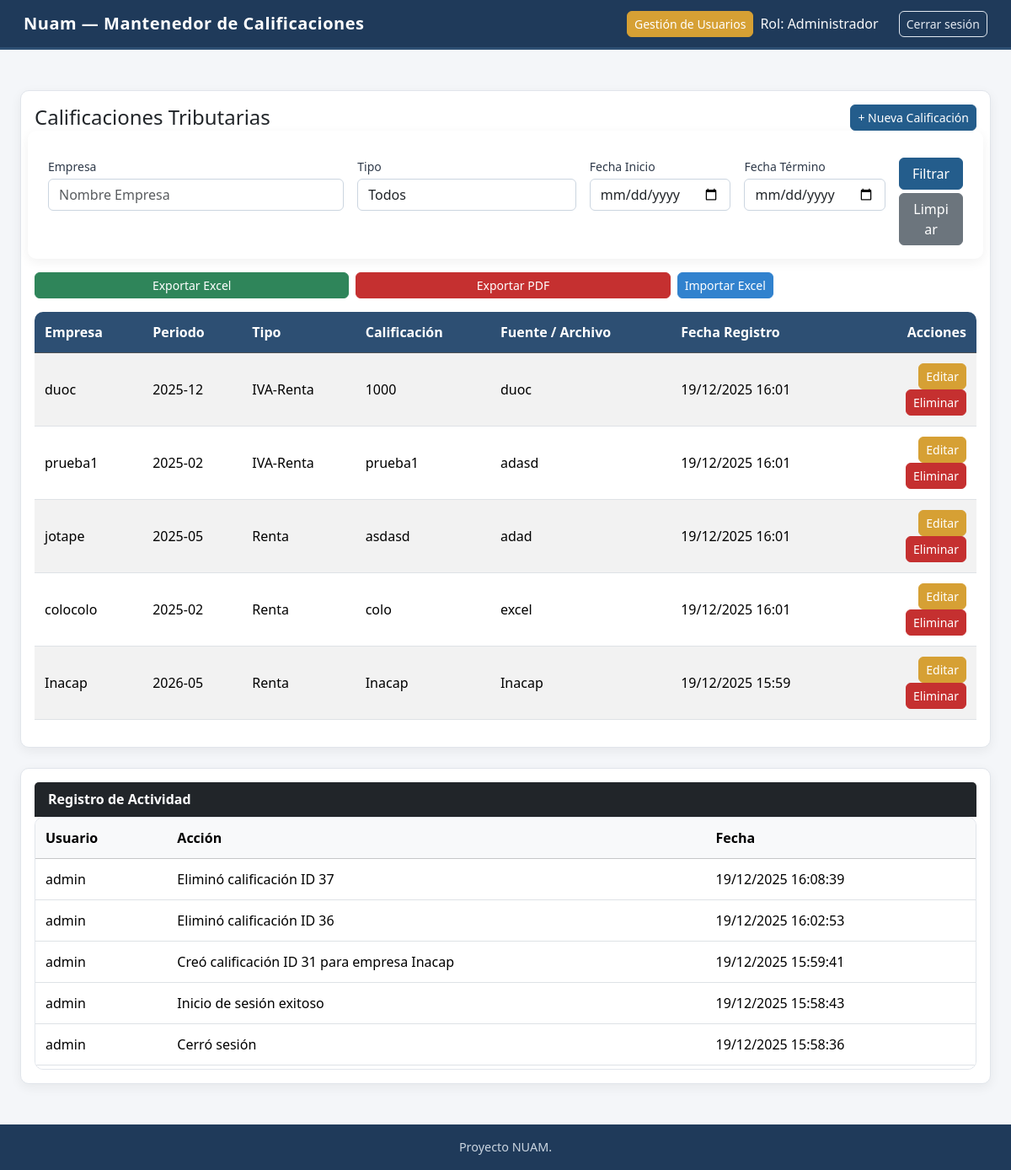
Page /panel/ (signed in) on the committed database.
### api/models.py (models this page shows, shortened)
class PerfilUsuario(models.Model):
    user = models.OneToOneField(User, on_delete=models.CASCADE)
    rol = models.CharField(max_length=20, choices=ROLES, default='corredor')
    intentos_fallidos = models.IntegerField(default=0)
    bloqueado_hasta = models.DateTimeField(null=True, blank=True)

class Calificacion(models.Model):
    empresa = models.CharField(max_length=200)
    periodo = models.CharField(max_length=50)
    tipo = models.CharField(max_length=50)
    calificacion = models.CharField(max_length=50)
    fuente = models.CharField(max_length=200, blank=True, null=True)
    observaciones = models.TextField(blank=True, null=True)
    factor_08 = models.DecimalField(max_digits=16, decimal_places=6, default=0)
    factor_09 = models.DecimalField(max_digits=16, decimal_places=6, default=0)
    factor_10 = models.DecimalField(max_digits=16, decimal_places=6, default=0)
    factor_11 = models.DecimalField(max_digits=16, decimal_places=6, default=0)
    factor_20 = models.DecimalField(max_digits=16, decimal_places=6, default=0)
    factor_37 = models.DecimalField(max_digits=16, decimal_places=6, default=0)
    factor_12 = models.DecimalField(max_digits=16, decimal_places=6, default=0)
    factor_13 = models.DecimalField(max_digits=16, decimal_places=6, default=0)
    factor_14 = models.DecimalField(max_digits=16, decimal_places=6, default=0)
    factor_15 = models.DecimalField(max_digits=16, decimal_places=6, default=0)
    factor_16 = models.DecimalField(max_digits=16, decimal_places=6, default=0)
    factor_17 = models.DecimalField(max_digits=16, decimal_places=6, default=0)
    factor_18 = models.DecimalField(max_digits=16, decimal_places=6, default=0)
    factor_19 = models.DecimalField(max_digits=16, decimal_places=6, default=0)
    factor_21 = models.DecimalField(max_digits=16, decimal_places=6, default=0)
    factor_22 = models.DecimalField(max_digits=16, decimal_places=6, default=0)
    factor_23 = models.DecimalField(max_digits=16, decimal_places=6, default=0)
    factor_24 = models.DecimalField(max_digits=16, decimal_places=6, default=0)
    factor_25 = models.DecimalField(max_digits=16, decimal_places=6, default=0)
    factor_26 = models.DecimalField(max_digits=16, decimal_places=6, default=0)
    factor_27 = models.DecimalField(max_digits=16, decimal_places=6, default=0)
    factor_28 = models.DecimalField(max_digits=16, decimal_places=6, default=0)
    factor_29 = models.DecimalField(max_digits=16, decimal_places=6, default=0)
    factor_30 = models.DecimalField(max_digits=16, decimal_places=6, default=0)
    factor_31 = models.DecimalField(max_digits=16, decimal_places=6, default=0)
    factor_32 = models.DecimalField(max_digits=16, decimal_places=6, default=0)
    factor_33 = models.DecimalField(max_digits=16, decimal_places=6, default=0)
    factor_34 = models.DecimalField(max_digits=16, decimal_places=6, default=0)
    factor_35 = models.DecimalField(max_digits=16, decimal_places=6, default=0)
    factor_36 = models.DecimalField(max_digits=16, decimal_places=6, default=0)
    created_at = models.DateTimeField(auto_now_add=True)

### api/views.py (the view, shortened to what this page needs)
# urls.py: path('panel/', views.index, name='index'),
@login_required
def index(request):
    perfil = PerfilUsuario.objects.get(user=request.user)
    puede_crear = perfil.rol in ["admin", "corredor"]
    puede_editar = perfil.rol == "admin"
    puede_eliminar = perfil.rol == "admin"
    filtro_form = FiltroCalificacionForm(request.GET or None)
    calificaciones = Calificacion.objects.all()
    calificaciones = calificaciones.order_by('-id')
    empresas = Calificacion.objects.values_list('empresa', flat=True).distinct().order_by('empresa')
    form = CalificacionForm()
    factores_principales = [
        ("factor_08", "Factor 08: Con crédito por IDPC generados a contar del 01.01.2017"),
        ("factor_09", "Factor 09: Con crédito por IDPC acumulados hasta el 31.12.2016"),
        ("factor_10", "Factor 10: Con derecho a crédito por pago IDPC voluntario"),
        ("factor_11", "Factor 11: Sin derecho a crédito"),
        ("factor_20", "Factor 20: Sin derecho a devolución"),
        ("factor_37", "Factor 37: Devolución de capital Art. 17 N°7 LIR"),
    ]
    factores_avanzados = [
        ("factor_12", "Factor 12: Impuesto 1ra categ. exento GL comp. con devolución"),
        ("factor_13", "Factor 13: Impuesto 1ra categ. afecto GL comp. sin devolución"),
        ("factor_14", "Factor 14: Impuesto 1ra categ. exento GL comp. sin devolución"),
        ("factor_15", "Factor 15: Impuesto. créditos por impuestos externos"),
        ("factor_16", "Factor 16: No constitutiva de renta acogida a impuesto"),
        ("factor_17", "Factor 17: No constitutiva de renta – devolución de capital Art. 17"),
        ("factor_18", "Factor 18: Rentas exentas de impuesto GC y/o impuesto adicional"),
        ("factor_19", "Factor 19: Ingreso no constitutivo de renta"),
        ("factor_21", "Factor 21: Con derecho a devolución"),
        ("factor_22", "Factor 22: Sin derecho a devolución"),
        ("factor_23", "Factor 23: Con derecho a devolución"),
        ("factor_24", "Factor 24: Sin derecho a devolución"),
        ("factor_25", "Factor 25: Con derecho a devolución"),
        ("factor_26", "Factor 26: Sin derecho a devolución"),
        ("factor_27", "Factor 27: Con derecho a devolución"),
        ("factor_28", "Factor 28: Crédito por IPE"),
        ("factor_29", "Factor 29: (reservado)"),
        ("factor_30", "Factor 30: Con derecho a devolución"),
        ("factor_31", "Factor 31: Sin derecho a devolución"),
        ("factor_32", "Factor 32: Con derecho a devolución"),
        ("factor_33", "Factor 33: Crédito por IPE"),
        ("factor_34", "Factor 34: Crédito por impuesto tasa adicional Ex Art. 21 LIR"),
        ("factor_35", "Factor 35: Tasa efectiva del crédito del FUT (TEF)"),
        ("factor_36", "Factor 36: Tasa efectiva del crédito del FUNT (TEX)"),
    ]
    return render(request, "api/index.html", {
        "perfil": perfil,
        "calificaciones": calificaciones,
        "form": form,
        "puede_crear": puede_crear,
        "puede_editar": puede_editar,
        "puede_eliminar": puede_eliminar,
        "filtro_form": filtro_form,
        "empresas": empresas,
        "factores_principales": factores_principales,
        "factores_avanzados": factores_avanzados,
    })

### api/forms.py
class FiltroCalificacionForm(forms.Form):
    empresa = forms.CharField(
        required=False,
        widget=forms.TextInput(attrs={
            'placeholder': 'Nombre de empresa',
            'class': 'form-control'
        })
    )
    tipo = forms.ChoiceField(
        required=False,
        choices=[('', 'Todos')] + TIPOS_CHOICES,
        widget=forms.Select(attrs={'class': 'form-select'})
    )
    fecha_desde = forms.DateField(
        required=False,
        widget=forms.DateInput(attrs={'type': 'date', 'class': 'form-control'})
    )
    fecha_hasta = forms.DateField(
        required=False,
        widget=forms.DateInput(attrs={'type': 'date', 'class': 'form-control'})
    )

### api/templates/api/index.html (shortened to what this page needs)
{% extends 'api/base.html' %}
{% block navbar_controls %}
<span class="text-light me-3 d-none d-md-inline">Rol: {{ perfil.get_rol_display }}</span>
<form method="POST" action="{% url 'logout' %}" class="d-inline">
    <button type="submit" class="btn btn-outline-light btn-sm ms-2">Cerrar sesión</button>
</form>
{% endblock %}
{% block content %}
<div class="container my-4">
    <div class="card card-shadow mb-4 p-3">
        <div class="d-flex justify-content-between align-items-center mb-3">
            <h4 class="mb-0">Calificaciones Tributarias</h4>
            {% if puede_crear %}
            <button class="btn btn-primary btn-sm" data-bs-toggle="modal" data-bs-target="#modalForm"
                    onclick="document.getElementById('formCalif').reset(); document.getElementById('calif_id').value=''">
                + Nueva Calificación
            </button>
            {% endif %}
        </div>
        <form method="get" class="row g-3 mb-3 card-filtro">
            <div class="col-md-4">
                <label class="form-label">Empresa</label>
                <input list="empresas" name="empresa" class="form-control" placeholder="Nombre Empresa" value="{{ request.GET.empresa }}">
            </div>
            <div class="col-md-3">
                <label class="form-label">Tipo</label>
                {{ filtro_form.tipo }}
            </div>
            <div class="col-md-2">
                <label class="form-label">Fecha Inicio</label>
                <input type="date" name="fecha_desde" class="form-control" value="{{ request.GET.fecha_desde }}">
            </div>
            <div class="col-md-2">
                <label class="form-label">Fecha Término</label>
                <input type="date" name="fecha_hasta" class="form-control" value="{{ request.GET.fecha_hasta }}">
            </div>
            <div class="col-md-1 d-flex align-items-end flex-column gap-1">
                <button type="submit" class="btn btn-primary w-100">Filtrar</button>
                <a href="{% url 'index' %}" class="btn btn-secondary w-100">Limpiar</a>
            </div>
        </form>
        <div class="mb-3 d-flex gap-2">
            <a href="{% url 'export_excel' %}" class="btn btn-success btn-sm">Exportar Excel</a>
            <a href="{% url 'export_pdf' %}" class="btn btn-danger btn-sm">Exportar PDF</a>
            <form action="{% url 'import_excel' %}" method="POST" enctype="multipart/form-data" class="d-inline">
                <button type="button" class="btn btn-info btn-sm"
                        onclick="document.getElementById('fileInput').click();">
                    Importar Excel
                </button>
            </form>
        </div>
        <div class="table-responsive">
            <table class="table table-striped table-hover table-sm align-middle">
               <thead class="table-dark">
                <tr>
                    <th>Empresa</th>
                    <th>Periodo</th>
                    <th>Tipo</th>
                    <th>Calificación</th>
                    <th>Fuente / Archivo</th>
                    <th>Fecha Registro</th>
                    <th class="text-end" style="width: 150px;">Acciones</th>
                </tr>
            </thead>
                <tbody>
                    {% for c in calificaciones %}
                    <tr>
                        <td>{{ c.empresa }}</td>
                        <td>{{ c.periodo }}</td>
                        <td>{{ c.tipo }}</td>
                        <td>{{ c.calificacion }}</td>
                        <td>{{ c.fuente }}</td>
                        <td>{{ c.created_at|date:"d/m/Y H:i" }}</td>
                        <td class="text-end">
                            {% if puede_editar %}
                            <button class="btn btn-warning btn-sm" data-bs-toggle="modal" data-bs-target="#modalForm"
                                onclick="
                                    document.getElementById('calif_id').value='{{ c.id }}';
                                    document.getElementById('empresa').value='{{ c.empresa }}';
                                    document.getElementById('periodo').value='{{ c.periodo }}';
                                    document.getElementById('tipo').value='{{ c.tipo }}';
                                    document.getElementById('calificacion').value='{{ c.calificacion }}';
                                    document.getElementById('fuente').value='{{ c.fuente }}';
                                    document.getElementById('observaciones').value=`{{ c.observaciones }}`;
                                ">
                                Editar
                            </button>
                            {% endif %}
                            {% if puede_eliminar %}
                            <a href="{% url 'eliminar_calificacion' c.id %}" class="btn btn-danger btn-sm"
                               onclick="return confirm('¿Eliminar esta calificación?')">
                               Eliminar
                            </a>
                            {% endif %}
                        </td>
                    </tr>
                    {% empty %}
                    <tr>
                        <td colspan="7" class="text-center text-muted">No hay registros aún.</td>
                    </tr>
                    {% endfor %}
                </tbody>
            </table>
        </div>
    </div>
    <div class="card card-shadow p-3">
        <div class="card-header bg-dark text-white">
            <strong>Registro de Actividad</strong>
        </div>
        <div id="auditoria-container" class="card-body p-0">
        </div>
    </div>
</div>
{% endblock %}

### api/templates/api/base.html (shortened to what this page needs)
{% load static %}
<!doctype html>
<html lang="es">
<head>
  <link href="https://cdn.jsdelivr.net/npm/bootstrap@5.3.2/dist/css/bootstrap.min.css" rel="stylesheet">
  <link rel="stylesheet" href="{% static 'api/Style.css' %}">
</head>
<body>
  <nav class="navbar app-header py-2">
    <div class="container d-flex flex-wrap justify-content-between align-items-center">
      <a class="navbar-brand text-white fw-bold">
        Nuam — Mantenedor de Calificaciones
      </a>
      <div class="d-flex align-items-center flex-wrap mt-2 mt-md-0">
        {% if perfil.rol == "admin" %}
        <a href="{% url 'gestionar_usuarios' %}"
           class="btn btn-warning btn-sm me-2">
           Gestión de Usuarios
        </a>
        {% endif %}
        {% block navbar_controls %}{% endblock %}
      </div>
    </div>
  </nav>
  <main class="container-fluid my-4">
    {% block content %}
    {% endblock %}
  </main>
  <footer class="text-center py-3 small-muted">
    Proyecto NUAM.
  </footer>
</body>
</html>

### api/static/api/Style.css (style rules this page uses)
body { margin: 0; display: flex; flex-direction: column; min-height: 100vh; background: #f4f6f9; font-family: "Segoe UI", Roboto, sans-serif; color: #2f3a4a; }
main { flex: 1; }
.app-header { background: #1f3a5a; color: white; border-bottom: 3px solid #2d4f73; padding: 0.5rem 1rem; }
.navbar-brand { font-weight: 600; font-size: 1.25rem; letter-spacing: .5px; }
.btn { border-radius: 6px; }
.btn-primary { background: #245d8c; border-color: #245d8c; color: white; }
.btn-success { background: #2f855a; border-color: #2f855a; color: white; }
.btn-warning { background: #d6a034; border-color: #d6a034; color: white; }
.btn-danger { background: #c53030; border-color: #c53030; color: white; }
.btn-info { background: #3182ce; border-color: #3182ce; color: white; }
.btn-outline-light { color: #e2e8f0; border-color: #e2e8f0; }
input, select, textarea { border-radius: 6px !important; border: 1px solid #cbd5e0 !important; background: #ffffff !important; padding: 6px 12px; }
.card, .card-body { background: #fff; border-radius: 10px; border: 1px solid #e1e5eb; }
.card-shadow { box-shadow: 0 4px 14px rgba(0,0,0,.06); }
.table thead { font-weight: 600; }
.table-striped tbody tr:nth-of-type(odd) { background: #f7f9fc; }
.table td, .table th { padding: 12px; }
.table-dark th { background: #2d4f73 !important; color: #ffffff !important; }
.table-responsive { border-radius: 10px; overflow: hidden; }
footer { background: #1f3a5a; color: #cbd5e0; padding: 1rem 0; text-align: center; font-size: .9rem; }
.card-filtro { padding: 1rem 1rem; border-radius: 10px; background: #ffffff; box-shadow: 0 4px 14px rgba(0,0,0,0.06); margin-bottom: 1rem; }
label.form-label { font-weight: 500; font-size: .875rem; margin-bottom: .25rem; color: #2f3a4a; display: block; }
#auditoria-container { max-height: 300px; overflow-y: auto; }
.container { max-width: 1200px; margin: 0 auto; }
.d-flex.gap-2 { display: flex; gap: 0.5rem; }
.d-flex.gap-2 > * { flex: 1; }

### rows in the picture
PerfilUsuario: rol "Administrador"
Calificacion: empresa "duoc", periodo "2025-12", tipo "IVA-Renta", calificacion "1000", fuente "duoc", created_at "19/12/2025 16:01"
Calificacion: empresa "prueba1", periodo "2025-02", tipo "IVA-Renta", calificacion "prueba1", fuente "adasd", created_at "19/12/2025 16:01"
Calificacion: empresa "jotape", periodo "2025-05", tipo "Renta", calificacion "asdasd", fuente "adad", created_at "19/12/2025 16:01"
Calificacion: empresa "colocolo", periodo "2025-02", tipo "Renta", calificacion "colo", fuente "excel", created_at "19/12/2025 16:01"
Calificacion: empresa "Inacap", periodo "2026-05", tipo "Renta", calificacion "Inacap", fuente "Inacap", created_at "19/12/2025 15:59"
